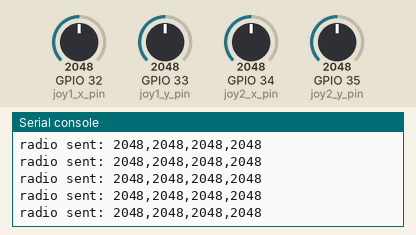
Recording of a program running on a simulated ESP32 board running MicroPython. Shown: the last lines printed to the serial console. The test bench sets the inputs (shaded band); at power-on: GPIO 32 (joy1_x_pin) = 2048, GPIO 33 (joy1_y_pin) = 2048, GPIO 34 (joy2_x_pin) = 2048, GPIO 35 (joy2_y_pin) = 2048 (analog values on the 0–4095 scale). No radio messages arrive unless stated (any console line starting 'radio sent:' is added by the test bench).

Above: at 1.2 s.
1.3 s: GPIO 32 (joy1_x_pin) set to 2866
At 2.1 s:
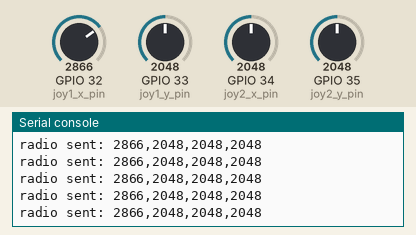
2.8 s: GPIO 33 (joy1_y_pin) set to 2866
At 3.8 s:
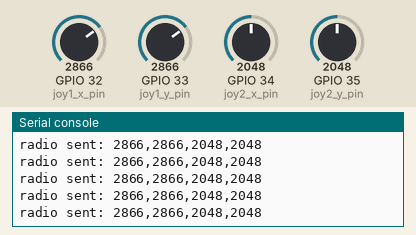
4.3 s: GPIO 34 (joy2_x_pin) set to 2866
At 5.4 s:
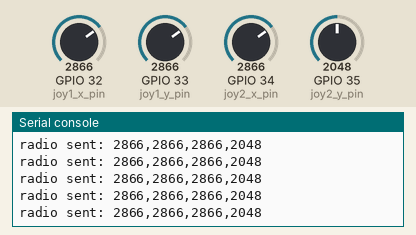
5.8 s: GPIO 35 (joy2_y_pin) set to 2866
At 6.4 s:
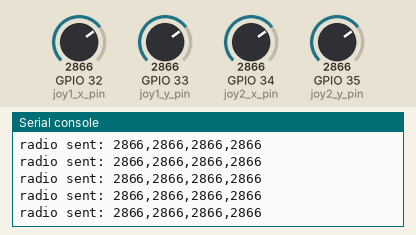
7.3 s: GPIO 32 (joy1_x_pin) set to 3972
At 7.8 s:
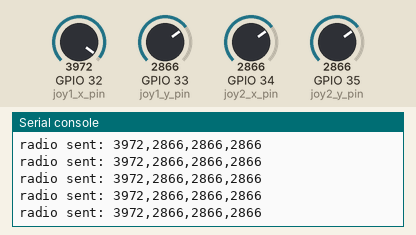
8.8 s: GPIO 33 (joy1_y_pin) set to 3972
At 9.9 s:
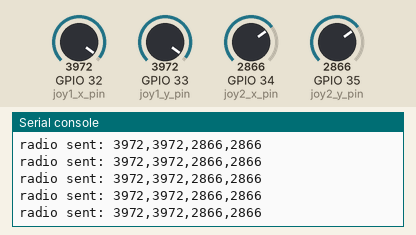
Timing chart, 0 to 11.3 s (numbered marks = the images above; inputs shaded):
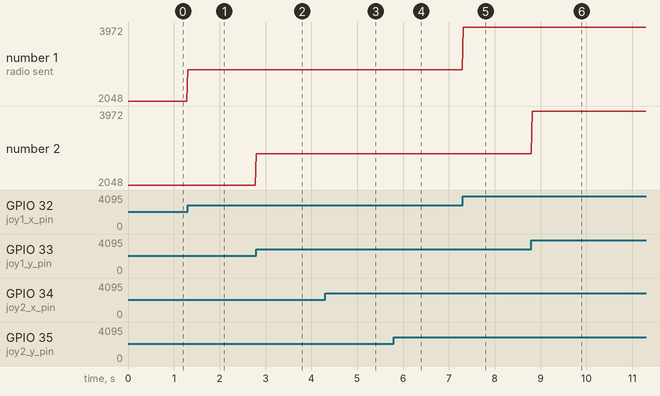

The program:

ground_station.py
```python
import machine
import network
import espnow
import time

joy1_x_pin = machine.ADC(machine.Pin(32))
joy1_y_pin = machine.ADC(machine.Pin(33))
joy2_x_pin = machine.ADC(machine.Pin(34))
joy2_y_pin = machine.ADC(machine.Pin(35))

for pin in [joy1_x_pin, joy1_y_pin, joy2_x_pin, joy2_y_pin]:
    pin.atten(machine.ADC.ATTN_11DB)
    pin.width(machine.ADC.WIDTH_12BIT)

wlan = network.WLAN(network.STA_IF)
wlan.active(True)
esp = espnow.ESPNow()
esp.active(True)

# find the mac address of the other esp32 and put it here
PEER_MAC = b'\xaa\xff\xaa\xff\xaa\xff'
esp.add_peer(PEER_MAC)

print("Ground Station Ready.")

while True:
    j1_x = joy1_x_pin.read()
    j1_y = joy1_y_pin.read()
    j2_x = joy2_x_pin.read()
    j2_y = joy2_y_pin.read()

    data_packet = f"{j1_x},{j1_y},{j2_x},{j2_y}"

    try:
        esp.send(PEER_MAC, data_packet.encode('utf-8'))
    except Exception as e:
        print("Transmission error", e)

    time.sleep_ms(20) # send updates at 50 hertz frequency
```

Measured:
- after the input at 1.3 s, the serial console: prints a new line at once (image 1)
- after the input at 2.8 s, the serial console: prints a new line at once (image 2)
- after the input at 4.3 s, the serial console: prints a new line at once (image 3)
- after the input at 5.8 s, the serial console: prints a new line at once (image 4)
- after the input at 7.3 s, the serial console: prints a new line at once (image 5)
- after the input at 8.8 s, the serial console: prints a new line at once (image 6)
- plotted number 1: 2048 → 2866 after the input at 1.3 s, 2866 → 3972 after the input at 7.3 s
